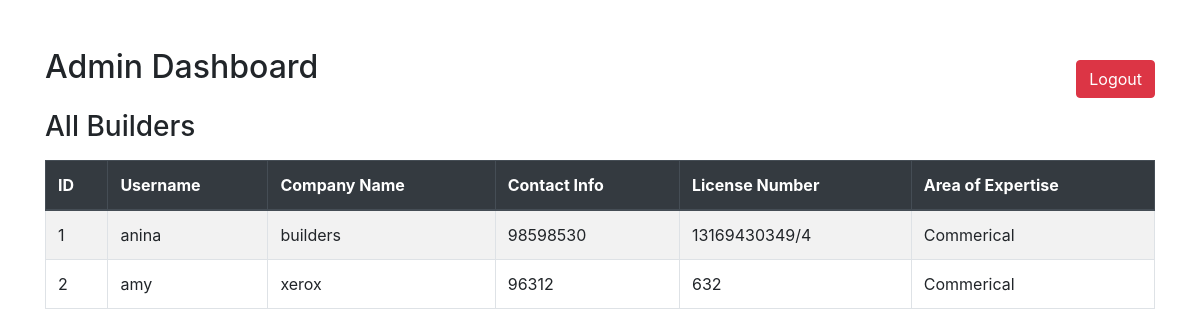
The app's page /admin_dashboard/ (signed in) with its own data.
### App/models.py (models this page shows, shortened)
class Builder(models.Model):
    user = models.OneToOneField(CustomUser, on_delete=models.CASCADE)
    company_name = models.CharField(max_length=255, blank=True)
    contact_info = models.CharField(max_length=100, blank=True)
    license_number = models.CharField(max_length=50, blank=True)
    area_of_expertise = models.CharField(max_length=100, blank=True)

class CustomUser(AbstractUser):
    username = models.CharField(max_length=50, unique=True)
    is_builder = models.BooleanField(default=True)

### App/views.py (the view)
# urls.py: path('admin_dashboard/', views.admin_dashboard, name='admin_dashboard'),
@never_cache
@login_required(login_url='login')
def admin_dashboard(request):
    builders = Builder.objects.all()
    return render(request, 'admin_dashboard.html', {'builders': builders})

### template/admin_dashboard.html (shortened to what this page needs)
<!DOCTYPE html>
<html lang="en">
<head>
    <link href="https://stackpath.bootstrapcdn.com/bootstrap/4.5.2/css/bootstrap.min.css" rel="stylesheet">
</head>
<body>
    <div class="container mt-5">
        <div class="d-flex justify-content-between align-items-center">
            <h2 class="mb-4">Admin Dashboard</h2>
            <a href="{% url 'logout' %}" class="btn btn-danger">Logout</a>
        </div>
        <h3 class="mb-3">All Builders</h3>
        <table class="table table-striped table-bordered">
            <thead class="thead-dark">
                <tr>
                    <th scope="col">ID</th>
                    <th scope="col">Username</th>
                    <th scope="col">Company Name</th>
                    <th scope="col">Contact Info</th>
                    <th scope="col">License Number</th>
                    <th scope="col">Area of Expertise</th>
                </tr>
            </thead>
            <tbody>
                {% for builder in builders %}
                <tr>
                    <td>{{ builder.id }}</td>
                    <td>{{ builder.user.username }}</td>
                    <td>{{ builder.company_name }}</td>
                    <td>{{ builder.contact_info }}</td>
                    <td>{{ builder.license_number }}</td>
                    <td>{{ builder.area_of_expertise }}</td>
                </tr>
                {% endfor %}
            </tbody>
        </table>
    </div>
</body>
</html>

### records on screen
Builder: id "1", user.username "anina", company_name "builders", contact_info "98598530", license_number "13169430349/4", area_of_expertise "Commerical"
Builder: id "2", user.username "amy", company_name "xerox", contact_info "96312", license_number "632", area_of_expertise "Commerical"
